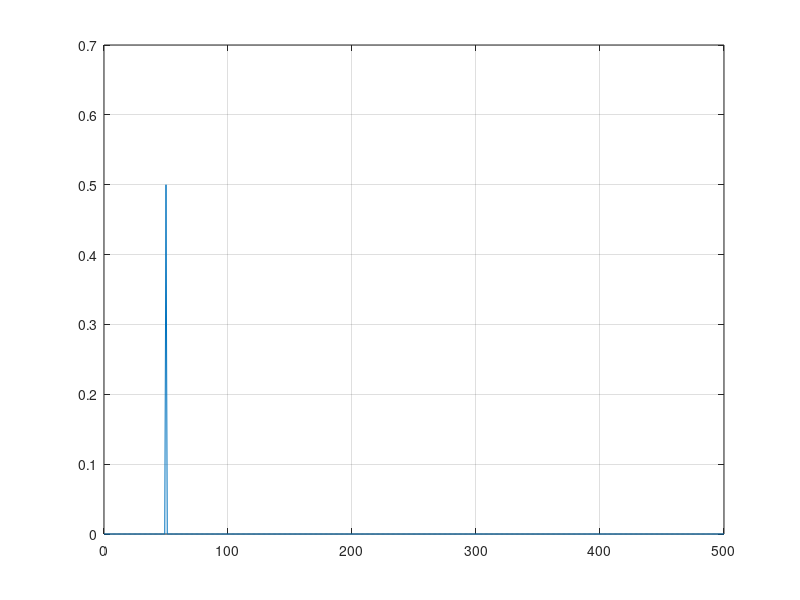

The MATLAB script that drew this image:
fs = 1000;
t = 0:1/fs:1-1/fs;
x = cos(2*pi*50*t);
N = length(x);
xdft = fft(x);
xdft = xdft(1:N/2+1);
psdx = (1/(fs*N)) * abs(xdft).^2;
psdx(2:end-1) = 2*psdx(2:end-1);
freq = 0:fs/length(x):fs/2;

plot(freq,psdx)
grid on

